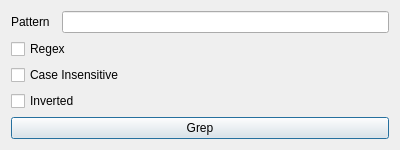
<?xml version="1.0" encoding="UTF-8"?>
<ui version="4.0">
 <class>GrepDialogWindow</class>
 <widget class="QDialog" name="GrepDialogWindow">
  <property name="geometry">
   <rect>
    <x>0</x>
    <y>0</y>
    <width>400</width>
    <height>121</height>
   </rect>
  </property>
  <property name="windowTitle">
   <string>Grep</string>
  </property>
  <layout class="QGridLayout" name="gridLayout">
   <item row="1" column="0">
    <layout class="QGridLayout" name="gridLayout_3">
     <item row="1" column="0">
      <widget class="QCheckBox" name="regex_check">
       <property name="text">
        <string>Regex</string>
       </property>
      </widget>
     </item>
     <item row="0" column="0">
      <layout class="QGridLayout" name="gridLayout_2">
       <property name="spacing">
        <number>1</number>
       </property>
       <item row="0" column="0">
        <widget class="QLabel" name="label">
         <property name="minimumSize">
          <size>
           <width>50</width>
           <height>0</height>
          </size>
         </property>
         <property name="text">
          <string>Pattern</string>
         </property>
        </widget>
       </item>
       <item row="0" column="1">
        <widget class="QLineEdit" name="pattern"/>
       </item>
      </layout>
     </item>
     <item row="5" column="0">
      <widget class="QPushButton" name="button">
       <property name="text">
        <string>Grep</string>
       </property>
      </widget>
     </item>
     <item row="2" column="0">
      <widget class="QCheckBox" name="case_insensitive_check">
       <property name="text">
        <string>Case Insensitive</string>
       </property>
      </widget>
     </item>
     <item row="3" column="0">
      <widget class="QCheckBox" name="inverted_check">
       <property name="focusPolicy">
        <enum>Qt::StrongFocus</enum>
       </property>
       <property name="text">
        <string>Inverted</string>
       </property>
      </widget>
     </item>
    </layout>
   </item>
  </layout>
 </widget>
 <tabstops>
  <tabstop>pattern</tabstop>
  <tabstop>regex_check</tabstop>
  <tabstop>case_insensitive_check</tabstop>
  <tabstop>button</tabstop>
 </tabstops>
 <resources/>
 <connections/>
</ui>
